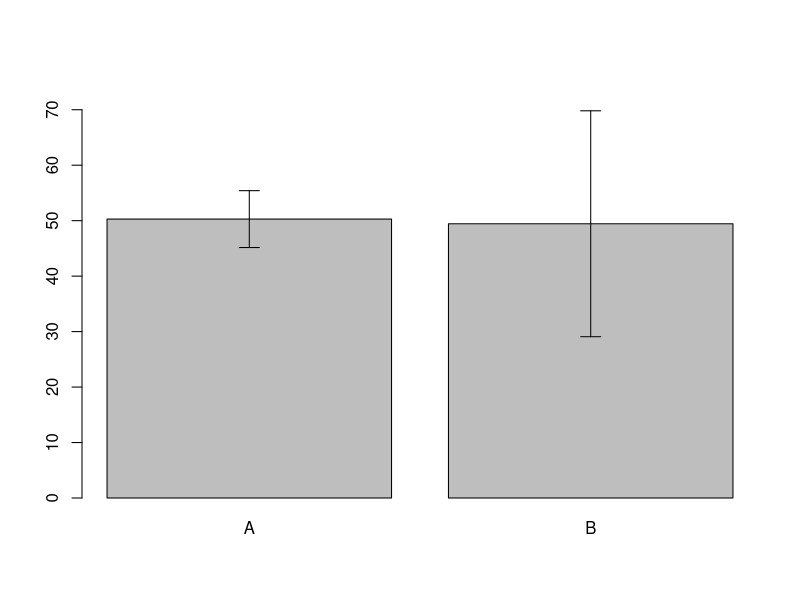
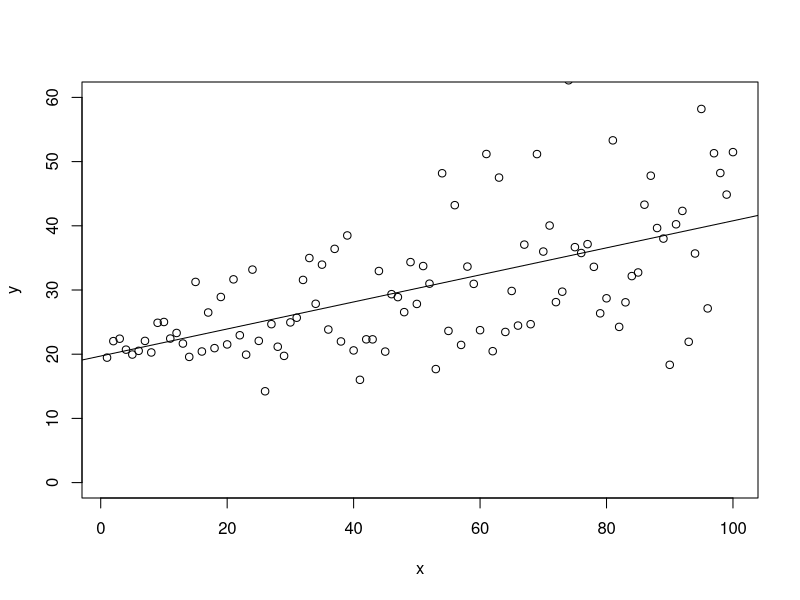
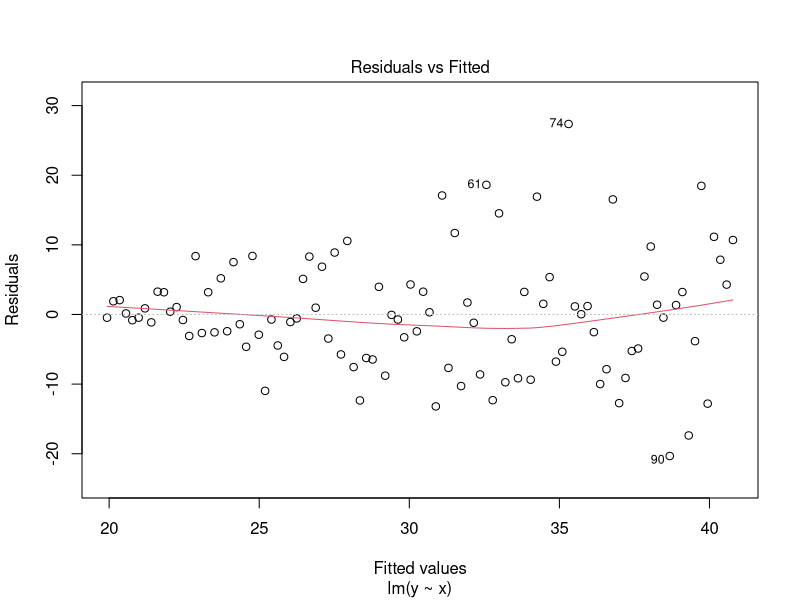
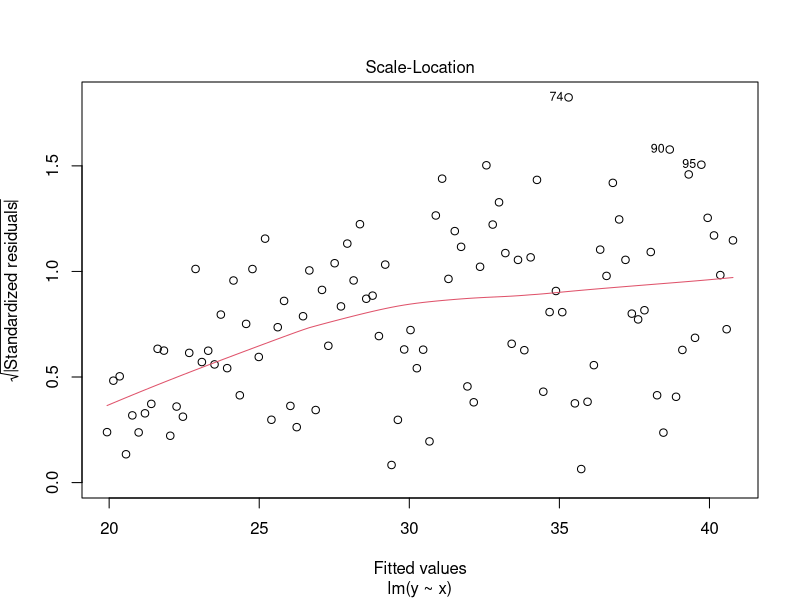

Write the R code that produced these figures, in order.
## ---- chunk 1
knitr::opts_chunk$set(eval = TRUE, fig.height = 4, fig.align = "center")
## ---- chunk 2
data <- rbind(data.frame(y = rnorm(50, mean = 50, sd = 5), x = rep("A", 50)),
              data.frame(y = rnorm(50, mean = 50, sd = 20), x = rep("B", 50)))
summ_data <- rbind(tapply(data$y, data$x, mean),
                   tapply(data$y, data$x, mean)-tapply(data$y, data$x, sd),
                   tapply(data$y, data$x, mean)+tapply(data$y, data$x, sd))
bplot <- barplot(summ_data[1,], ylim = c(0, 75))
arrows(bplot,summ_data[3,], bplot, summ_data[2,], angle=90, code=3, length=0.1) 
## ---- chunk 3
data <- data.frame(x = seq(1,100))
for(i in seq_along(data$x)){
  data$y[i] <- data$x + (20 + seq(0,20, length.out = length(data$x))[i]) + rnorm(1, 0, seq(1,15, length.out = length(data$x))[i])
}
plot(y ~ x, data, ylim = c(0, 60))
abline(lm(y~x, data))
## ---- chunk 4
plot(lm(y~x, data), which = 1)
plot(lm(y~x, data), which = 3)
